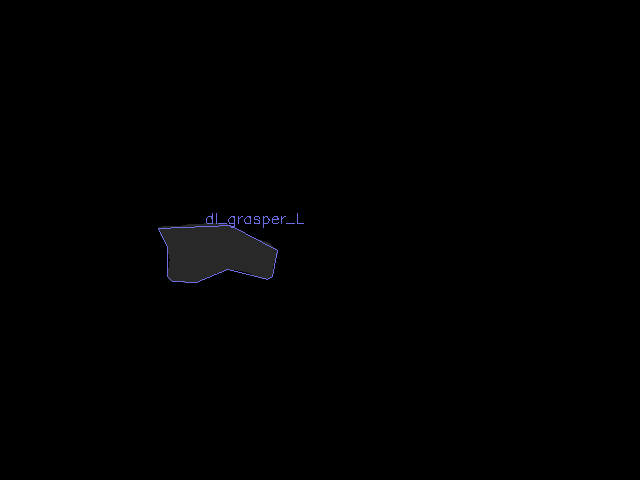
#> input picture Suturing/contours/deeplab_grasper_L_v3/Suturing_S02_T01/frame_1350_pred.png, 640 x 480 px, found by its file name
$ python contours_masks.py
#> lines starting #> are read from the running program, lines starting #| are printed output that depends on the picture; after the words box and inside, x2 and y2 are one past the last pixel; in counts of white or black regions, pixels touching at a corner belong together
### utils.py
import os, sys
from re import template
import json
import pathlib
import math
from turtle import position
from xmlrpc.client import Boolean
from cv2 import KeyPoint, threshold
from matplotlib.colors import cnames
import numpy as np
from PIL import Image, ImageDraw, ImageColor, ImageFont
from scipy import interpolate
import time
from scipy.interpolate import interp1d
from shapely.geometry import Polygon
from shapely.geometry import LineString

# from dataclasses import dataclass
# from itertools import accumulate
from scipy import ndimage

# from imantics import Polygons, Mask
import utils


def distTwoPoints(p1, p2):
    return math.hypot(p1[0] - p2[0], p1[1] - p2[1])


# [8 lines left out: function isIntersecting, not called in this run]


def imageToTXT(file):
    fileArr = file.split(".")
    return "".join(fileArr[:-1]) + ".txt"


def imageToJSON(file):
    fileArr = file.split(".")
    return "".join(fileArr[:-1]) + ".json"


# [66 lines left out: functions imageToNPY, CrossProduct, isConvex, not called in this run]


def dist(self, A, B):
    return math.sqrt((A[0] - B[0]) ** 2 + (A[1] - B[1]) ** 2)


# [4 lines left out: function save, not called in this run]


"""
JSONInterface deals with the particular JSON format of the annotations
It's set up now to read labels from Via
"""


class ViaJSONInterface:
    # [25 lines left out: function __init__, not called in this run]
                # for attribute, value in song.items():
                #    print(attribute, value) # example usage

    def getDataDict(self):
        return self.dataDict

    def getFrameNumbers(self):
        return self.frameNumbers

    def getDataArr(self):
        return self.dataArr

class VIARingJSON:
    # [45 lines left out: function __init__, not called in this run]

               # self.dataDict[str(frameNumber)] = points
                #self.dataArr.append(points)
                #self.ringDict[str(frameNumber)] = ringIDs
                # for attribute, value in song.items():
                #    print(attribute, value) # example usage
    def getRingsPoints(self):
        return self.R4,self.R5,self.R6,self.R7
    def getDataDict(self):
        return self.dataDict

    def getFrameNumbers(self):
        return self.frameNumbers

    def getRingIDs(self):
        return self.ringArr

    def getDataArr(self):
        return self.dataArr

class VIAPolyJSON:
    # [19 lines left out: function __init__, not called in this run]
                # for attribute, value in song.items():
                #    print(attribute, value) # example usage

    def getDataDict(self):
        return self.dataDict

    def getFrameNumbers(self):
        return self.frameNumbers

    def getDataArr(self):
        return self.dataArr

    # [11 lines left out: function getClassKey, not called in this run]


class ViaJSONTemplate:
    def __init__(self, jsonLoc):
        self.json_location = jsonLoc
        with open(self.json_location) as f:
            self.data = json.load(f)
            self.data["_via_img_metadata"] = {}
            self._via_image_id_list = []
            f.close()

    def addFrameMultiRegion(self, file, fileSizeInBytes, Regions, RegionAttributes):
        # self.data["_via_img_metadata"][file+str(fileSizeInBytes)] = self.imageEntry
        thisFrame = {}
        thisFrame["filename"] = file
        thisFrame["size"] = fileSizeInBytes

        thisFrame["regions"] = []
        i=0
        for r in Regions:
            RegionAttribute = RegionAttributes[i]
            [X,Y] = r
            region = {}
            region["shape_attributes"] = {}
            region["shape_attributes"]["name"] = "polygon"
            region["shape_attributes"]["all_points_x"] = X
            region["shape_attributes"]["all_points_y"] = Y
            region["region_attributes"] = {"ringID":RegionAttribute}

            thisFrame["regions"].append(region)
            i+=1

        thisFrame["file_attributes"] = {}

        try:
            self._via_image_id_list.append(file)
        except Exception as e:
            print(e, "list probably empty")
            self._via_image_id_list = ["" + file]

        self.data["_via_img_metadata"][file + str(fileSizeInBytes)] = thisFrame
    # [25 lines left out: function addFrame, not called in this run]

    def save(self, outFName):
        self.data["_via_image_id_list"] = self._via_image_id_list
        with open(outFName, "w+") as f:
            json.dump(self.data["_via_img_metadata"], f)


"""
JSONInterface deals with the particular JSON format of the annotations
It's set up now to read labels as we received them from Cogito

If the JSON annotations are in a different format, you can edit the getPolygons and getKeyPoints methods
"""


class CogitoJSONInterface:
    # [7 lines left out: function __init__, not called in this run]

    """
    Returns a list of polygons
    each polygon is a list of points ordered as [x1, y1, x2, y2, ... , xn, yn]
    """

    # [12 lines left out: function getPolygons, not called in this run]

    """
    Returns a list of PolyLines
    each polyline is a list of points ordered as [x1, y1, x2, y2, ... , xn, yn]
    """

    # [12 lines left out: function getKeyPoints, not called in this run]

    """
    Returns a list of PolyLines
    each PolyLine is a list [x, y]
    """

    # [12 lines left out: function getPolyLines, not called in this run]


class NPYInterface3:
    def __init__(self):
        pass

    # [6 lines left out: function loadArr, not called in this run]


class NPYInterface2:
    def __init__(self):
        pass

    # [60 lines left out: functions getIntersection_cached, getIntersectionFastest, getIntersectionFast, getIntersection, isIntersecting, not called in this run]


class NPYInterface:
    # [68 lines left out: functions __init__, getPolygons, getKeyPoints, getPolyLines, not called in this run]


class MPInterface:
    # [14 lines left out: functions __init__, getMP, not called in this run]


class ContextInterface:
    # [23 lines left out: functions __init__, getContext, not called in this run]


class ContextInterface2:
    # [21 lines left out: functions __init__, getContext, not called in this run]


class JSONInterface:
    # [7 lines left out: function __init__, not called in this run]

    """
    Returns a list of polygons
    each polygon is a list of points ordered as [x1, y1, x2, y2, ... , xn, yn]
    """

    # [27 lines left out: functions getPolygons, getPolygonsDict, not called in this run]

    """
    Returns a list of PolyLines
    each polyline is a list of points ordered as [x1, y1, x2, y2, ... , xn, yn]
    """

    # [22 lines left out: functions getKeyPoints, getKeyPointsDict, not called in this run]

    """
    Returns a list of PolyLines
    each PolyLine is a list [x, y]
    """

    # [22 lines left out: functions getPolyLines, getPolyLinesDict, not called in this run]

### contours_masks.py
import numpy as np
import cv2 as cv
import os, sys
import utils
import pathlib

# Find Contours:
# C:\Users\ianre\Desktop\coda\context-prediction-main\Needle_Passing\deeplab_grasper_L_v3\Needle_Passing_S04_T01frame_0046_pred.png
colors = ["#E36D6D", "#5E81B5", "#D47BC9", "#7CEB8E", "#C9602A", "#77B9E0", "#A278F0", "#5E81B5", "#D47BC9", "#FAB6F4",
          "#C9602A", "#E09C24", "#EA5536", "#A1C738", "#5E81B5", "#D47BC9", "#7CEB8E", "#E36D6D", "#C9602A", "#77B9E0",
          "#A278F0", "#D66F6D", "#5E81B5", "#D47BC9", "#FAB6F4", "#C9602A", "#E09C24", "#EA5536", "#A1C738", "#5E81B5"]


def main():
    # path = 'C:\\Users\\ianre\\Desktop\\coda\\context-prediction-main\\Needle_Passing\\deeplab_grasper_L_v3\\Needle_Passing_S04_T01'
    dir = os.getcwd()
    task = "Suturing"
    try:
        task = sys.argv[1]
    except:
        print("Error: no task provided", "Usage: python contours.py <task>", "Default Task" + task)

    I = Iterator(task)
    label_classes = ["deeplab_grasper_L_v3", "deeplab_grasper_R_v3", "deeplab_thread_v3"]  # ,"deeplab_needle_v3"
    label_classNames = ["dl_grasper_L", "dl_grasper_R", "dl_thread"]  # ,"dl_needle"

    if "Suturing" in task:
        label_classes.append("deeplab_needle_v3")
        label_classNames.append("dl_needle")
        j = 0
        for label_class in label_classes:
            I.findAllContours(label_class, label_classNames[j], SAVE_TEST_IMAGE=False, SAVE_DATA=True)
#> (reads contour_template.json from the repository)
#> in findAllContours, im is the input picture: shape (480, 640, 3); mean B, G, R 1, 0.8, 0.8
#> in findAllContours, `ret, thresh = cv.threshold(imgray, 1, 255, 0)`:
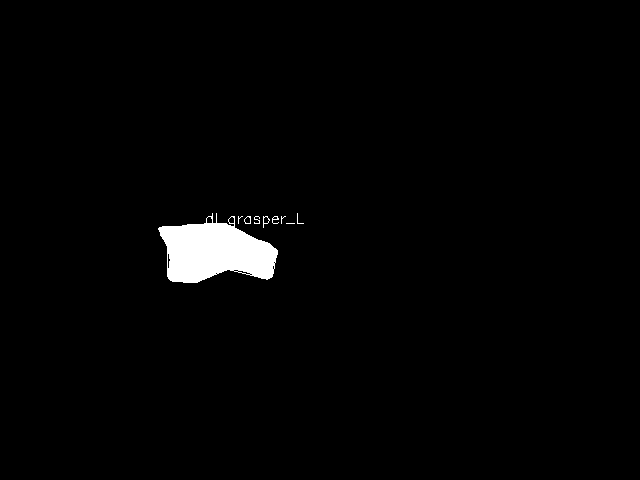
#> thresh: shape (480, 640); 1.8% white; 9 white regions (4 under 20 px)
#> in findAllContours, `contours, hierarchy = cv.findContours(thresh, cv.RETR_LIST, cv.CHAIN_A..`: contours = 21 contours, 12 with area under 20; largest, box (x1, y1, x2, y2) and area: (158, 213, 278, 283) 5276, (206, 216, 213, 224) 36, (244, 216, 251, 224) 36, (263, 216, 270, 228) 34, (244, 216, 251, 224) 33
#> the loop in findAllContours, `for k in range(len(contours)):` made 21 passes
#> (area, largestArea) on passes 3, 7, 10, 11, 13, 21: (26, 26), (30, 30), (31, 31), (33, 33), (36, 36), (5276.5, 5276.5)
#> area on passes 12, 16, 18: 33, 34.5, 36
#> after the loop in findAllContours, `for k in range(len(contours)):`: areas = [4, 2, 26, 8, 6, 2, 30, 0, 11.5, 31, 33, 33, 36, 1, 15, 34.5, 2, 36, 1, 0.5, 5276.5]; largestArea = 5276.5; largestIndex = 20
#> the loop in findAllContours, `for area in sorted(areas, reverse=True):` made 4 passes
#> (area, origIndex, epsilon) on passes 1 to 3: (5276.5, 20, 3.96), (36, 12, 0.225), (36, 12, 0.225)
#> (area, origIndex) on pass 4: (34.5, 15)
#> after the loop in findAllContours, `for area in sorted(areas, reverse=True):`:
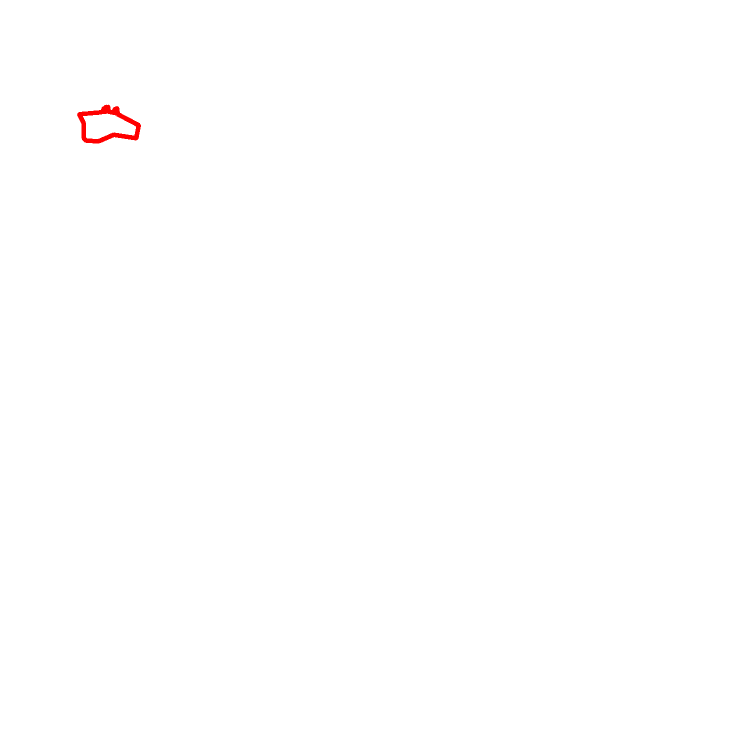
#> img_3: shape (1512, 1512, 3) (shown at 1/2 size); mean of channels 0, 1, 2 254.7, 254.7, 255; drawn as B, G, R
#> after the loop in findAllContours, `for area in sorted(areas, reverse=True):`: RegionAttributes = ['dl_grasper_L', 'dl_grasper_L', 'dl_grasper_L']; Regions = 3 items; areasInOrderSaved = [5276.5, 36, 36]
#| [5276.5, 36.0, 36.0]
#> the loop in addFrameMultiRegion, `for r in Regions:` made 3 passes
#> (X, Y) on passes 2 to 3: ([208, 210, 211, 211, 212, 212, 211, 207, 206, 206], [216, 216, 217, 218, 219, 222, 223, 223, 222, 218]), ([208, 210, 211, 211, 212, 212, 211, 207, 206, 206], [216, 216, 217, 218, 219, 222, 223, 223, 222, 218])
#> after the loop in addFrameMultiRegion, `for r in Regions:`: i = 3
            j += 1
#> pass 2 of the loop in main, `for label_class in label_classes:`:
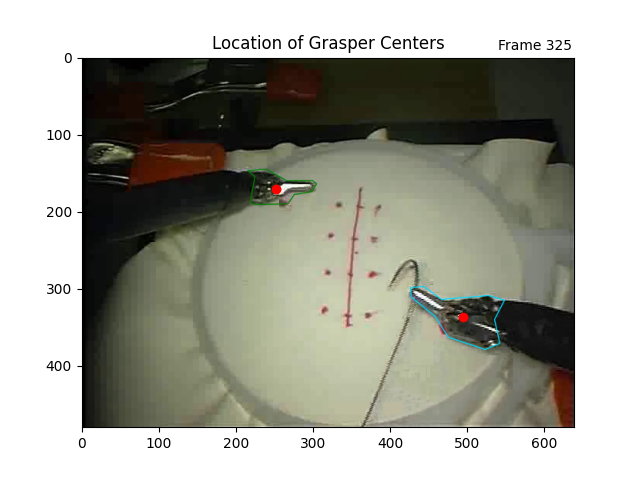
#> input picture Suturing/center_images/Suturing_S02_T01/frame_0325.png, 640 x 480 px, found by its file name
#> in findAllContours, im is the input picture: shape (480, 640, 3); mean B, G, R 152.3, 162.4, 162
#> in findAllContours (call 2), `ret, thresh = cv.threshold(imgray, 1, 255, 0)`:
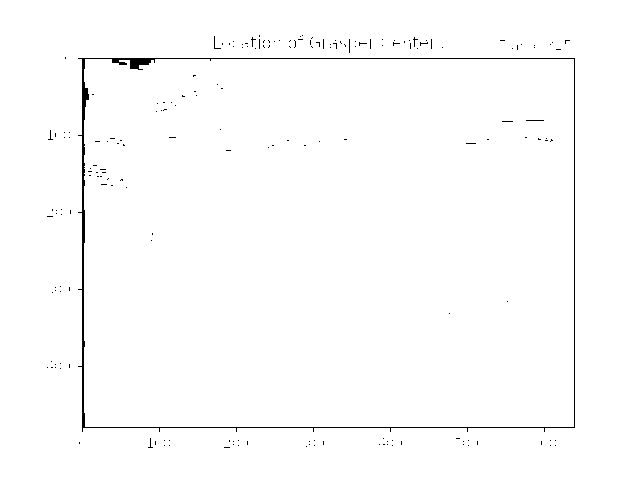
#> thresh: shape (480, 640); 99% white; black in thin lines or dots, all inside (x1, y1, x2, y2) = (47, 35, 575, 448)
#> contours = 206 contours, 188 with area under 20; largest, box (x1, y1, x2, y2) and area: (0, 0, 640, 480) 306081, (77, 57, 576, 433) 183357, (84, 59, 574, 427) 179028, (213, 35, 222, 50) 38, (525, 119, 545, 122) 36
#> the loop in findAllContours (call 2), `for k in range(len(contours)):` made 206 passes
#> (area, largestArea) on passes 39, 111, 127, 128, 206: (27, 27), (36, 36), (179027.5, 179027.5), (183357, 183357), (306081, 306081)
#> after the loop in findAllContours (call 2), `for k in range(len(contours)):`: areas = 206 values, max 306081 at index 205, min 2 at index 1, mean 3250.5; largestArea = 306081; largestIndex = 205
#> the loop in findAllContours (call 2), `for area in sorted(areas, reverse=True):` made 4 passes
#> (area, origIndex, epsilon, newShape) on passes 1 to 3: (306081, 205, 22.36, [[0, 0], [0, 479], [639, 479], [639, 0]]), (183357, 127, 18.11, [[77, 58], [574, 57], [575, 427], [82, 432]]), (179027.5, 126, 17.82, [[85, 59], [85, 426], [573, 426], [573, 59]])
#> after the loop in findAllContours (call 2), `for area in sorted(areas, reverse=True):`:
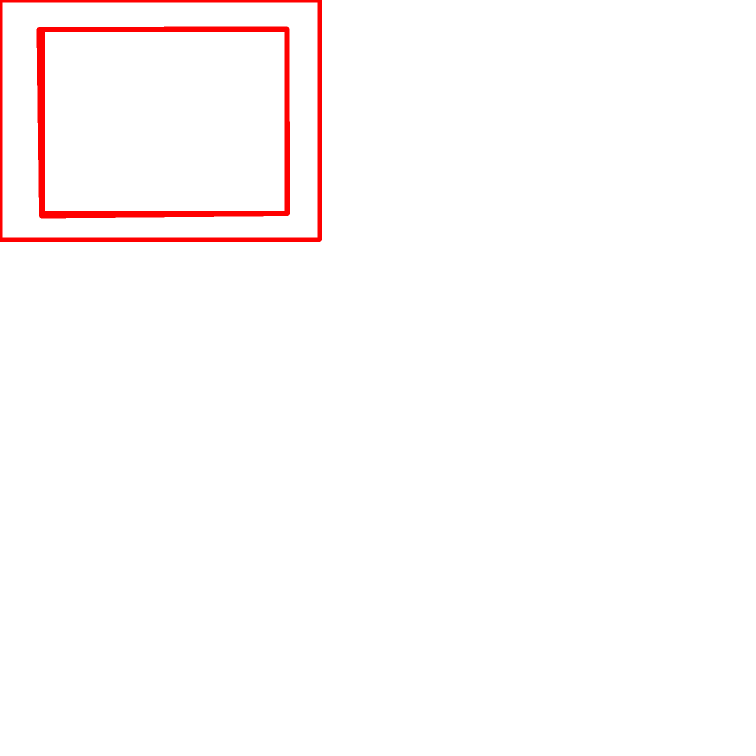
#> img_3: shape (1512, 1512, 3) (shown at 1/2 size); mean of channels 0, 1, 2 251, 251, 255; drawn as B, G, R
#> after the loop in findAllContours (call 2), `for area in sorted(areas, reverse=True):`: RegionAttributes = ['dl_grasper_R', 'dl_grasper_R', 'dl_grasper_R']; Regions = [[[0, 0, 639, 639], [0, 479, 479, 0]], [[77, 574, 575, 82], [58, 57, 427, 432]], [[85, 85, 573, 573], [59, 426, 426, 59]]]; areasInOrderSaved = [306081, 183357, 179027.5]
#| [306081.0, 183357.0, 179027.5]
#> the loop in addFrameMultiRegion (call 2), `for r in Regions:` made 3 passes
#> (X, Y) on passes 1 to 3: ([0, 0, 639, 639], [0, 479, 479, 0]), ([77, 574, 575, 82], [58, 57, 427, 432]), ([85, 85, 573, 573], [59, 426, 426, 59])
    elif "Needle" in task:
        I.findRingContours("deeplab_rings_v3", "")
        label_classes.append("deeplab_needle_v3")
        label_classNames.append("dl_needle")
        j = 0
        for label_class in label_classes:
            I.findAllContours(label_class, label_classNames[j])
            j += 1
    elif "Knot" in task:
        j = 0
        for label_class in label_classes:
            I.findAllContours(label_class, label_classNames[j])
            j += 1
    elif "All_Contours_Single_Object":
        j = 0
        for label_class in label_classes:
            I.findAllContoursUnion(label_class, label_classNames[j])
            j += 1

    '''
    for label_class in label_classes:
        I.findAllContours(label_class,label_classNames[j])
        j+=1
    I.findRingContours("deeplab_rings_v3","ring_X")
    '''


class Iterator:

    def __init__(self, task):
        self.CWD = os.path.dirname(os.path.realpath(__file__))
        self.task = task
        # self.imagesDir = os.path.join(self.CWD, task, "images")
        self.masksDir = os.path.join(self.CWD, task, "masks")
        # self.deeplabOutputDir = os.path.join(self.CWD, task, "deeplab_labeled_images")
        # self.deeplabMaskOutputDir= os.path.join(self.CWD,task,"deeplab_labeled_masks")
        self.tissueDir = os.path.join(self.CWD, task, "tissue_keypoints")
        self.grasperJawDir = os.path.join(self.CWD, task, "grasper_jaw_keypoints")
        self.OS = "windows"

    # [246 lines left out: functions idRing, findRingContours, findAllContoursUnion, not called in this run]

    def findAllContours(self, LabelClass, LabelClassName, SAVE_TEST_IMAGE=False, SAVE_DATA=False, DEBUG=False):
        Dirs = []
        trialsDir = os.path.join(self.masksDir, "deeplab_grasper_L_v3")
        for root, dirs, files in os.walk(trialsDir):
            Dirs = dirs
            break
        print("Finding contours for object:", LabelClass, "for trials:", Dirs)
        TrialNum = 0
        for Trial in Dirs:
            TrialRoot = os.path.join(self.CWD, self.task, LabelClass, Trial)
            MaskRoot = os.path.join(self.masksDir, LabelClass, Trial)
            OutRoot = TrialRoot.replace("context-smoothing\\" + self.task,
                                        "context-smoothing\\" + self.task + "\\contours")
            PointsRoot = os.path.join(self.CWD, self.task, "contour_points", LabelClass)
            # TrialRoot.replace("context-prediction-main\\"+self.task,"context-prediction-main\\"+self.task+"\\contour_points")
            VIATemplate = os.path.join(self.CWD, "contour_template.json")
            VIAOutput = os.path.join(PointsRoot, Trial + ".json")
            # load json points for trial
            VIA = utils.ViaJSONTemplate(VIATemplate)
            print("\n\n\tTrial:", Trial, ":", LabelClass)

            for root, dirs, files in os.walk(MaskRoot):
                for file in files:
                    if ".png" not in file:
                        continue

                    imageFname = os.path.join(MaskRoot, file)
                    print("IMAGEFNAME: ", imageFname)
                    if (not os.path.isdir(OutRoot)):
                        path = pathlib.Path(OutRoot)
                        path.mkdir(parents=True, exist_ok=True)
                    if (not os.path.isdir(PointsRoot)):
                        path = pathlib.Path(PointsRoot)
                        path.mkdir(parents=True, exist_ok=True)

                    img_3 = np.zeros([1512, 1512, 3], dtype=np.uint8)
                    img_3.fill(255)

                    # outFname =  os.path.join(OutRoot,file.replace(".png",".npy"))
                    non_pred_name = file.replace("_pred", "")
                    # videoFrame = os.path.join(self.masksDir,Trial,non_pred_name)
                    videoFrame = os.path.join(self.masksDir, LabelClass, Trial, file)
                    testFname = os.path.join(OutRoot, file)
                    frameNumber = int(file.replace(".png", "").split("_")[1])
                    im = cv.imread(imageFname)
                    # fileSizeInBytes = os.path.getsize(videoFrame)
                    fileSizeInBytes = os.path.getsize(videoFrame)
                    imgray = cv.cvtColor(im, cv.COLOR_RGB2GRAY, 0)
                    ret, thresh = cv.threshold(imgray, 1, 255, 0)

                    contours, hierarchy = cv.findContours(thresh, cv.RETR_LIST, cv.CHAIN_APPROX_SIMPLE)
                    # colors =
                    if (len(contours) == 0): continue
                    areas = []
                    largestIndex = -1
                    largestArea = 0

                    for k in range(len(contours)):
                        cnt = contours[k]
                        area = cv.contourArea(cnt)
                        areas.append(area)
                        if area > largestArea:
                            largestIndex = k
                            largestArea = area
                    Regions = []
                    RegionAttributes = []
                    areasInOrderSaved = []

                    rbg = tuple(int(colors[0].lstrip("#")[j:j + 2], 16) for j in (0, 2, 4))
                    for area in sorted(areas, reverse=True):
                        origIndex = areas.index(area)
                        if len(Regions) <= 2:
                            if area > 15 or len(Regions) == 0:
                                areasInOrderSaved.append(area)
                                cnt = contours[origIndex]
                                X = []
                                Y = []
                                epsilon = 0.01 * cv.arcLength(cnt, True)
                                approx = cv.approxPolyDP(cnt, epsilon, True)
                                scalar = 10
                                pts = []
                                for points in approx:
                                    x = int(points[0][0])
                                    y = int(points[0][1])
                                    X.append(x)
                                    Y.append(y)
                                    pts.append([x, y])
                                newShape = np.array([pts], np.int32)

                                # cv.drawContours(im,[approx],0,rbg,1)
                                cv.polylines(img_3, [newShape], True, (0, 0, 255), thickness=8)
                                # cv.putText(im,LabelClassName,(cnt[0][0][0],cnt[0][0][1]), cv.FONT_HERSHEY_SIMPLEX,0.5,rbg)
                                RegionAttributes.append(LabelClassName)
                                Regions.append([X, Y])
                        else:
                            break
                    if DEBUG:
                        print(areasInOrderSaved, "------------", areas, end=" ")
                    print(areasInOrderSaved, end=" ")

                    VIA.addFrameMultiRegion(non_pred_name, fileSizeInBytes, Regions, RegionAttributes)
                    if SAVE_TEST_IMAGE:
                        cv.imwrite(testFname, img_3)
                    if DEBUG:
                        if len(contours) > 2:
                            print(
                                "=======================================================================================================================================================================================================================>",
                                LabelClassName)
                            print("len contours:", len(contours), hierarchy)
                        elif len(contours) > 1:
                            print(
                                "===================================================================================>",
                                LabelClassName)
                            print("len contours:", len(contours), hierarchy)
                        else:
                            print("len contours:", len(contours), hierarchy)
                    # return
            if SAVE_DATA:
                VIA.save(VIAOutput)
            TrialNum += 1
        print("Processed ", TrialNum, "trials")

    # [93 lines left out: function findContours, not called in this run]


''

main();
